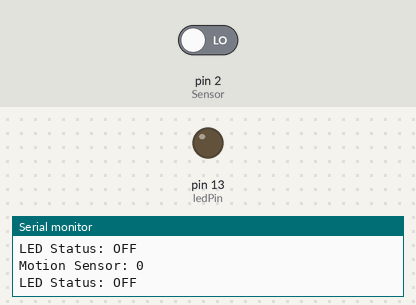
Simulated run of this sketch. Board: Arduino Uno, built with avr-gcc and run on an emulated ATmega328P. Parts: output pins drawn as LEDs (lit = HIGH), the last lines printed to the serial monitor. Inputs (shaded band) come from the test bench; at power-on: pin 2 (Sensor) LOW.

Above: at 1.8 s.
1.9 s: pin 2 (Sensor) driven HIGH
At 3.1 s:
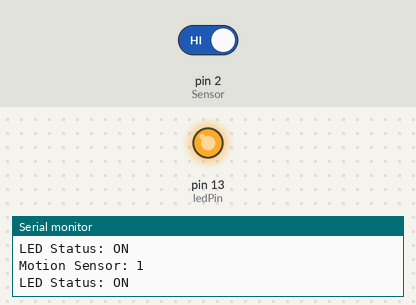
3.5 s: pin 2 (Sensor) driven LOW
At 4.3 s:
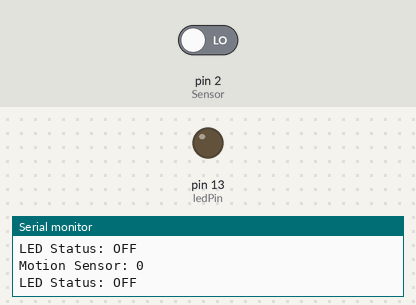
Timing chart, 0 to 6.5 s (numbered marks = the images above; inputs shaded):
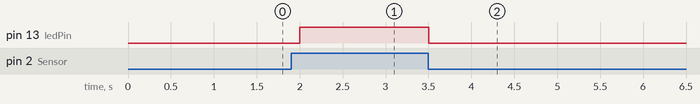

The sketch:

task.ino
```cpp
// Define the pin numbers
const int Sensor = 2; // Motion sensor connected to digital pin 2
const int ledPin = 13; // Built-in LED connected to digital pin 13

void setup() {
  // Initialize serial communication
  Serial.begin(9600);

  // Set the LED pin as an output
  pinMode(ledPin, OUTPUT);
  // Set the motion sensor pin as an input
  pinMode(Sensor, INPUT);
}

void loop() {
  // Read the value from the motion sensor
  int motionSensorValue = digitalRead(Sensor);

  // Print the sensor value to the Serial Monitor
  Serial.print("Motion Sensor: ");
  Serial.println(motionSensorValue);

  // Check if motion is detected
  if (motionSensorValue == HIGH) {
    // If motion is detected, turn on the LED
    digitalWrite(ledPin, HIGH);
    // Print the LED status to the Serial Monitor
    Serial.println("LED Status: ON");
  } else {
    // If no motion is detected, turn off the LED
    digitalWrite(ledPin, LOW);
    // Print the LED status to the Serial Monitor
    Serial.println("LED Status: OFF");
  }

  // Delay to avoid reading the sensor too quickly
  delay(500);
}
```

Measured:
- after the input at 1.9 s, pin 13 (ledPin): LOW → HIGH after 0.10 s
- after the input at 3.5 s, pin 13 (ledPin): HIGH → LOW at once
